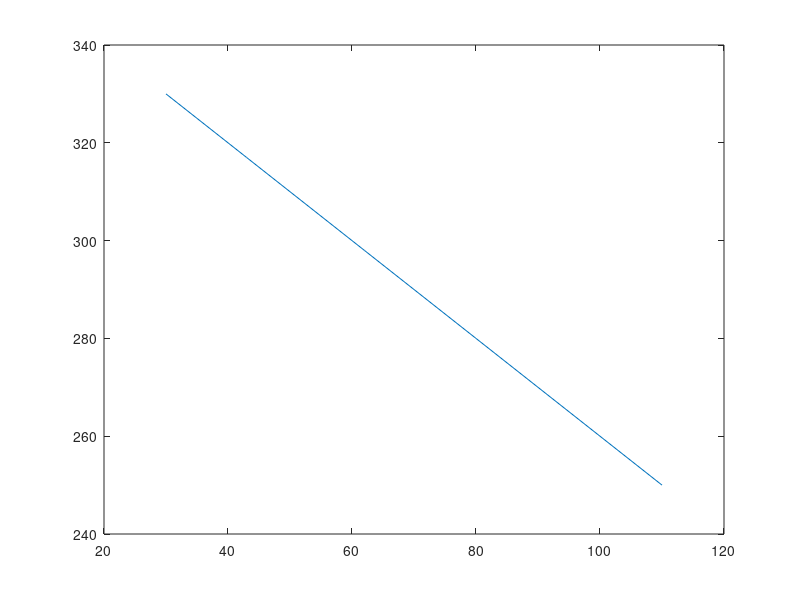

Write MATLAB code to recreate this figure.
% Gegeven onderstaande code waarmee je de kniehoek in graden, gemeten
% aan de achterzijde, tijdens een kniebeweging genereert. 
% 
% Bepaal met  behulp van een lus (while/for) de gelijktijdig optredende 
% kniehoek aan de voorzijde. Plot de kniehoek aan de achterzijde tegen de 
% kniehoek aan de voorzijde.

close all
kniehoekAchter = [30 35 39 43 49 59 62 80 110];

% De oplossing:
phiVoor = zeros(size(kniehoekAchter));
for i = 1:size(kniehoekAchter,2)
    phiVoor(i) = 360-kniehoekAchter(i);
end    
figure
plot(kniehoekAchter,phiVoor)
